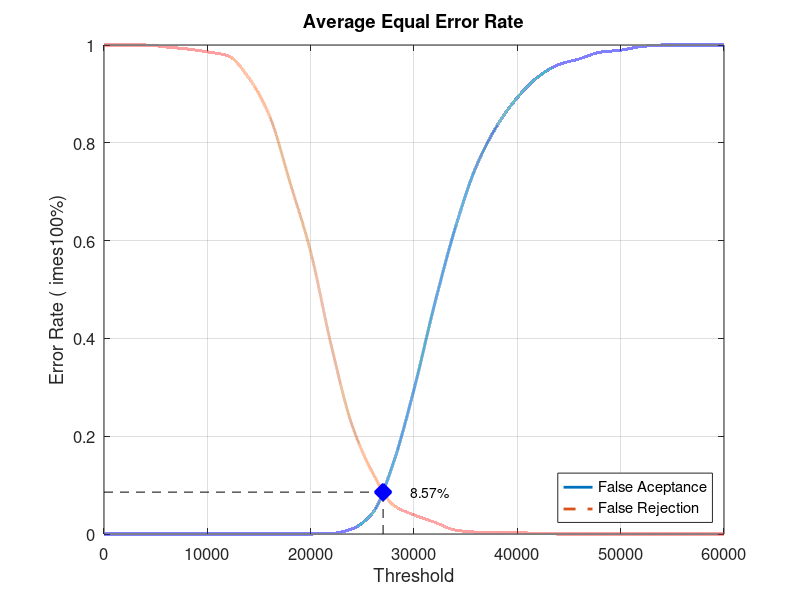
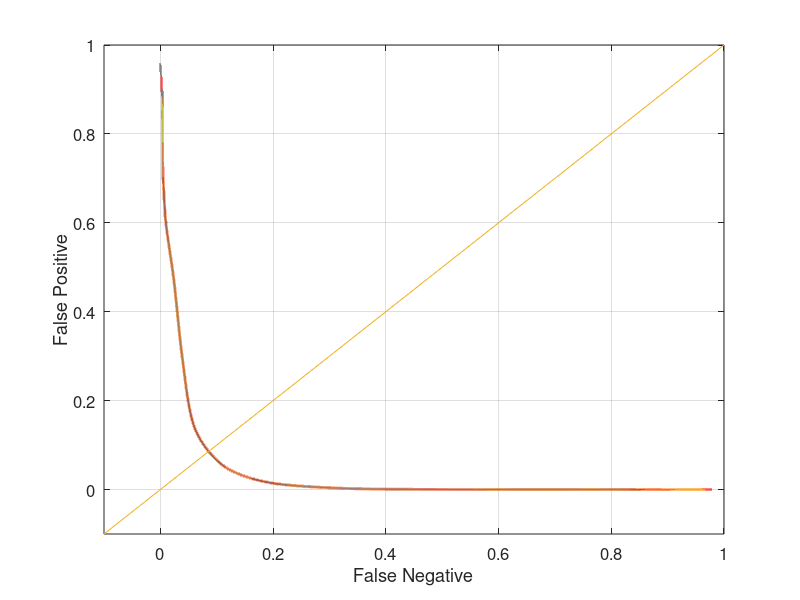

Reproduce these figures in MATLAB, in order.
close all;
clear;
clc;
x = 0:2000:60000;
xq = 0:0.5:60000;

y0 = [0 0 0 0 0 0 0 0 0 0 0 0.00105263 0.0105263 0.0431579 0.145263 0.295789 0.470526 0.626316 0.750526 0.833684 0.892632 0.934737 0.96 0.971579 0.985263 0.989474 0.996842 1 1 1 1]
yy0 = interp1(x, y0, xq, 'pchip');
y1 = [1 1 1 0.996 0.992 0.986 0.978 0.933 0.856 0.719 0.577 0.385 0.223 0.125 0.059 0.039 0.024 0.008 0.004 0.004 0.003 0.001 0 0 0 0 0 0 0 0 0]
yy1 = interp1(x, y1, xq, 'pchip');

% Calculating EER: 
y2 = abs(y0 - y1);
find(y2 == min(y2))
yy2 = abs(yy0 - yy1);
xEER = find(yy2 == min(yy2));
xEERIndex = xq(xEER) % X-axis EER
yEER = yy0(xEER) % Y-axis EER

main = figure
plot(xq, yy0,'-','LineWidth', 2);	hold on
plot(xq, yy1,'--','LineWidth', 2);	hold on
plot([xEERIndex xEERIndex], [0 yEER], 'k--');	hold on
plot([0 xEERIndex], [yEER yEER], 'k--');	hold on
plot(xEERIndex, yEER, 'bx', 'LineWidth', 10);	hold on
text(xEERIndex + 10 * xEERIndex / 100, yEER, [num2str(round((10000 * yEER)) / 100) '%'])
legend('False Aceptance', 'False Rejection', 'Location', 'SouthEast')
xlabel('Threshold')
ylabel('Error Rate (	imes100%)')
title('Average Equal Error Rate')
set(gca, 'FontSize', 12)
axis([0 60000 0 1])
grid on

print(main, 'Database1AverageMain', '-dpng');
FNRxFPR = figure('Color', [1 1 1]);
plot(yy1, yy0, '-', yy1, yy0, 'LineWidth', 2);
hold on
y = -0.1:0.1:1
plot(y, y); 
set(gca, 'FontSize', 12)
xlabel('False Negative')
ylabel('False Positive')
axis([-0.1 1 -0.1 1])
set(gca, 'FontSize', 12)
grid on

print(FNRxFPR, 'Database1AverageFNRxFPR','-dpng');
